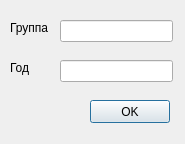
<?xml version="1.0" encoding="UTF-8"?>
<ui version="4.0">
 <class>DialogGroup</class>
 <widget class="QDialog" name="DialogGroup">
  <property name="geometry">
   <rect>
    <x>0</x>
    <y>0</y>
    <width>185</width>
    <height>144</height>
   </rect>
  </property>
  <property name="windowTitle">
   <string>Добавить группу</string>
  </property>
  <widget class="QLabel" name="lab_group">
   <property name="geometry">
    <rect>
     <x>10</x>
     <y>20</y>
     <width>101</width>
     <height>16</height>
    </rect>
   </property>
   <property name="text">
    <string>Группа</string>
   </property>
  </widget>
  <widget class="QLineEdit" name="le_group">
   <property name="geometry">
    <rect>
     <x>60</x>
     <y>20</y>
     <width>113</width>
     <height>22</height>
    </rect>
   </property>
  </widget>
  <widget class="QLabel" name="lab_group_year">
   <property name="geometry">
    <rect>
     <x>10</x>
     <y>60</y>
     <width>101</width>
     <height>16</height>
    </rect>
   </property>
   <property name="text">
    <string>Год</string>
   </property>
  </widget>
  <widget class="QLineEdit" name="le_group_year">
   <property name="geometry">
    <rect>
     <x>60</x>
     <y>60</y>
     <width>113</width>
     <height>22</height>
    </rect>
   </property>
  </widget>
  <widget class="QPushButton" name="pb_group">
   <property name="geometry">
    <rect>
     <x>90</x>
     <y>100</y>
     <width>80</width>
     <height>23</height>
    </rect>
   </property>
   <property name="text">
    <string>OK</string>
   </property>
  </widget>
 </widget>
 <resources/>
 <connections/>
</ui>
